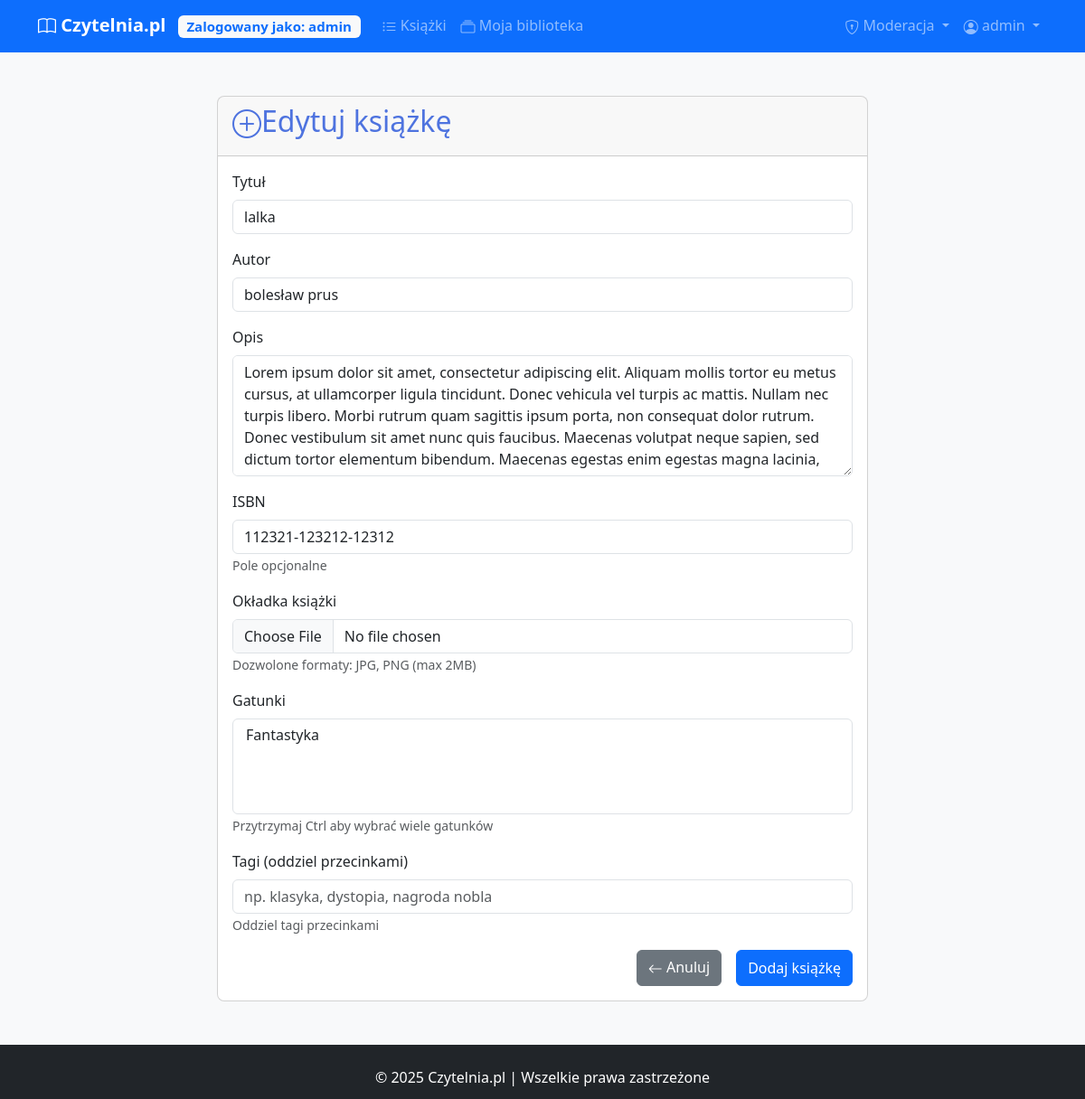
The app's page /edit_book/8 (signed in), older data.
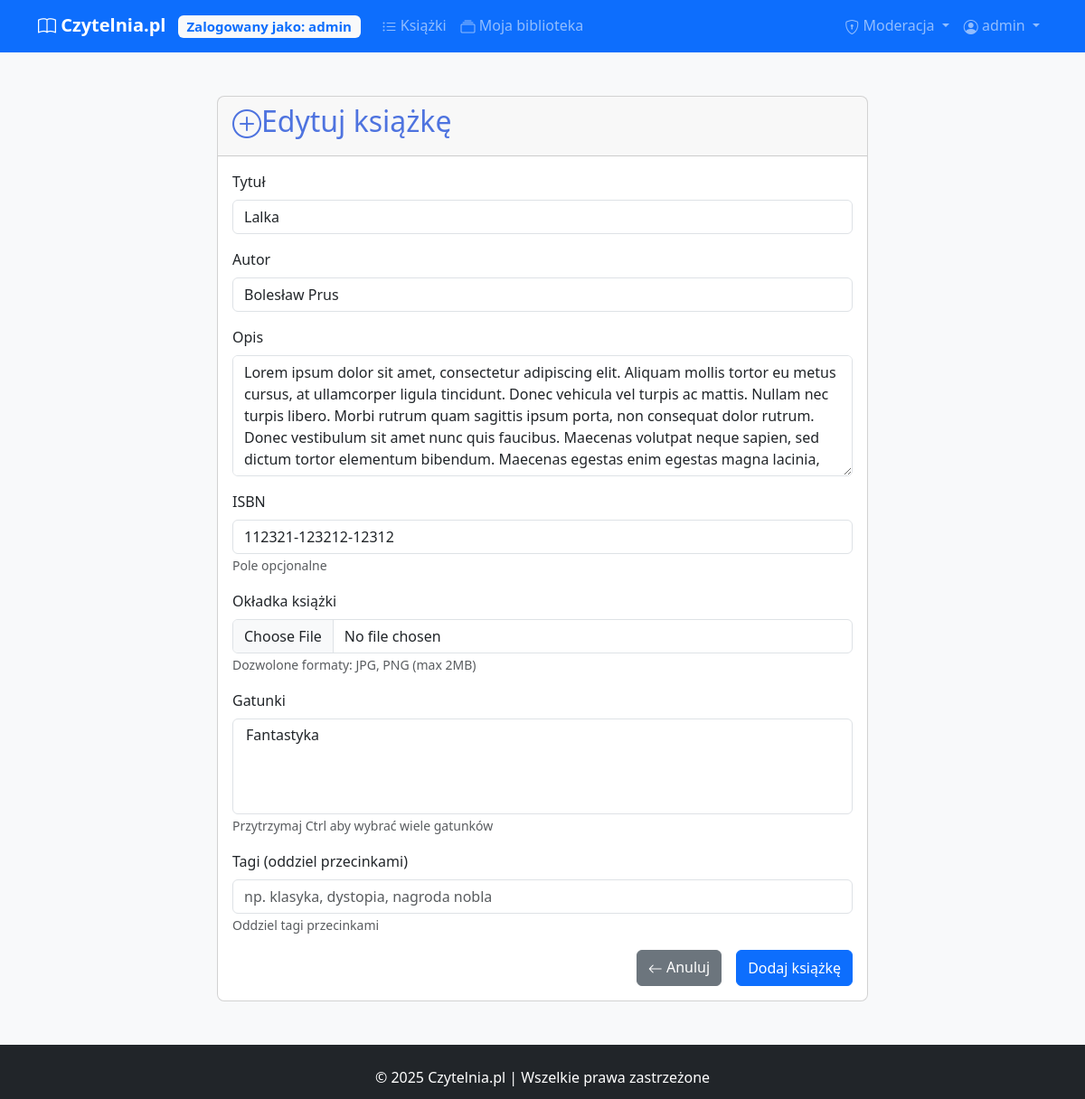
The same page, newer data.
### models.py (models this page shows)
class Book(db.Model):
    __tablename__ = 'books'
    id = db.Column(db.Integer, primary_key=True)
    title = db.Column(db.String(100), nullable=False)
    author = db.Column(db.String(50), nullable=False)
    description = db.Column(db.Text)
    cover_url = db.Column(db.String(255))
    isbn = db.Column(db.String(20))
    date_added = db.Column(db.DateTime, default=datetime.utcnow)
    library_entries = db.relationship(
        'UserLibrary',
        backref='library_book',
        lazy=True,
        cascade='all, delete-orphan'
    )
    book_reviews = db.relationship('Review', backref='review_book', lazy=True)

### app.py (the view, shortened to what this page needs)
@app.route('/edit_book/<int:book_id>', methods=['GET', 'POST'])
@login_required
def edit_book(book_id):
    if not current_user.is_moderator:
        flash('Brak uprawnień!', 'danger')
        return redirect(url_for('home'))
    book = Book.query.get_or_404(book_id)
    form = BookForm(obj=book)
    form.genres.choices = [(g.id, g.name) for g in Genre.query.order_by('name')]
    if request.method == 'GET':
        form.genres.data = [g.id for g in book.genres]
        form.tags.data = ', '.join([t.name for t in book.tags])
    return render_template('edit_book.html', form=form, book=book)

### app.py
class BookForm(FlaskForm):
    title = StringField('Tytuł', validators=[DataRequired()])
    author = StringField('Autor', validators=[DataRequired()])
    description = TextAreaField('Opis')
    genres = SelectMultipleField(
        'Gatunki',
        coerce=int,
        choices=[],
        render_kw={"class": "select2-multiple", "data-placeholder": "Wybierz gatunki..."}
    )
    tags = StringField(
        'Tagi (oddziel przecinkami)',
        validators=[Optional()],
        render_kw={"placeholder": "np. klasyka, dystopia, nagroda nobla"}
    )
    isbn = StringField('ISBN')
    cover = FileField('Okładka książki', validators=[
        FileAllowed(['jpg', 'jpeg', 'png'], 'Tylko obrazy JPG/PNG!')
    ])
    submit = SubmitField('Dodaj książkę')

### app.py (called while the page is built)
@login_manager.user_loader
def load_user(user_id):
    return User.query.get(int(user_id))

### templates/edit_book.html (shortened to what this page needs)
{% extends "base.html" %}
{% block content %}
<div class="container mt-4">
    <div class="row justify-content-center">
        <div class="col-md-8">
            <div class="card">
                <div class="card-header">
                    <h2><i class="bi bi-plus-circle"></i>{% if book %}Edytuj książkę{% else %}Dodaj nową książkę{% endif %}</h2>
                </div>
                <div class="card-body">
                    <form method="POST" enctype="multipart/form-data">
                        <div class="mb-3">
                            {{ form.title.label(class="form-label") }}
                            {{ form.title(class="form-control") }}
                        </div>
                        <div class="mb-3">
                            {{ form.author.label(class="form-label") }}
                            {{ form.author(class="form-control") }}
                        </div>
                        <div class="mb-3">
                            {{ form.description.label(class="form-label") }}
                            {{ form.description(class="form-control", rows=5) }}
                        </div>
                        <div class="mb-3">
                            {{ form.isbn.label(class="form-label") }}
                            {{ form.isbn(class="form-control", placeholder="np. 978-83-8116-122-1") }}
                            <small class="text-muted">Pole opcjonalne</small>
                        </div>
                        <div class="mb-3">
                            {{ form.cover.label(class="form-label") }}
                            {{ form.cover(class="form-control") }}
                            <small class="text-muted">Dozwolone formaty: JPG, PNG (max 2MB)</small>
                        </div>
                        <div class="mb-3">
                            {{ form.genres.label(class="form-label") }}
                            {{ form.genres(class="form-select") }}
                            <small class="text-muted">Przytrzymaj Ctrl aby wybrać wiele gatunków</small>
                        </div>
                        <div class="mb-3">
                            {{ form.tags.label(class="form-label") }}
                            {{ form.tags(class="form-control") }}
                            <small class="text-muted">Oddziel tagi przecinkami</small>
                        </div>
                        <div class="d-grid gap-2 d-md-flex justify-content-md-end">
                            <a href="{{ url_for('book_list') }}" class="btn btn-secondary me-md-2">
                                <i class="bi bi-arrow-left"></i> Anuluj
                            </a>
                            {{ form.submit(class="btn btn-primary") }}
                        </div>
                    </form>
                </div>
            </div>
        </div>
    </div>
</div>
{% endblock %}

Row changes from the older to the newer data that the page shows:
changed Book: title "lalka" → "Lalka"; author "bolesław prus" → "Bolesław Prus"
